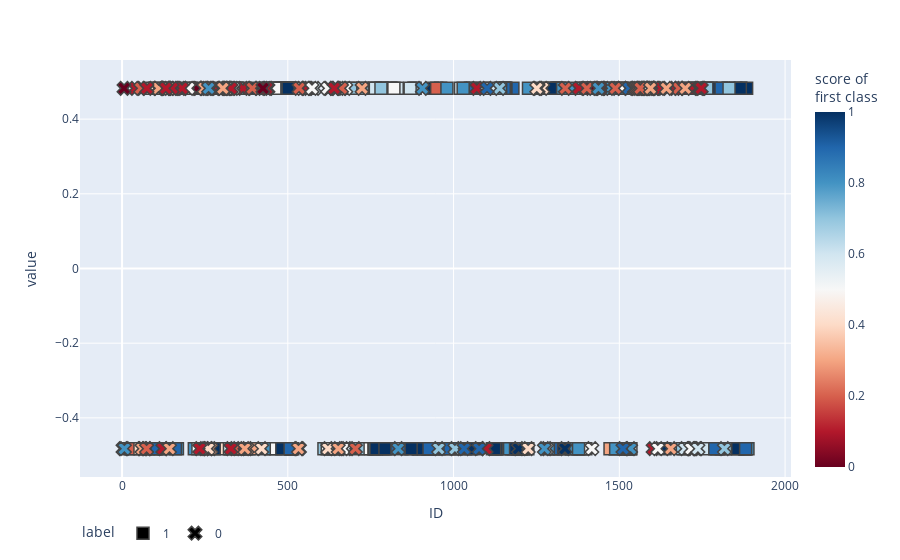

The notebook cell this image was saved under:
### Code cell
import plotly.express as px
import numpy as np
from sklearn.datasets import make_moons
from sklearn.model_selection import train_test_split
from sklearn.neighbors import KNeighborsClassifier

# Load and split data
outputs = df[drugs_columns]
X = df.copy().drop(outputs, axis=1)
X.drop(["Illegal_user"],axis=1, inplace=True)
# For 1 drug at a time. Need to manually change the value
X_train,X_test,y_train,y_test=train_test_split(X,df.Illegal_user,test_size=0.2,random_state=9)

# Fit the model on training data, predict on test data
clf = KNeighborsClassifier(10)
clf.fit(X_train, y_train)
y_score = clf.predict_proba(X_test)[:, 1]

fig = px.scatter(
    X_test.Gender,
    color=y_score, color_continuous_scale='RdBu',
    symbol=y_test, symbol_map={'0': 'square-dot', '1': 'circle-dot'},
    labels={'symbol': 'label', 'color': 'score of <br>first class'}
)
fig.update_traces(marker_size=12, marker_line_width=1.5)
fig.update_layout(legend_orientation='h')
fig.show()

### Figure 1 — Plotly figure (JSON) as saved in the notebook; plotly's stock layout.template omitted (floating-point values rounded to 4 significant figures; data arrays with more than 128 entries replaced by an {"elided": "..."} marker saying what was removed)
{"data": [{"hovertemplate": "label=1<br>ID=%{x}<br>value=%{y}<br>score of <br>first class=%{marker.color}<extra></extra>", "legendgroup": "1", "marker": {"color": {"elided": "228 float values"}, "coloraxis": "coloraxis", "line": {"width": 1.5}, "size": 12, "symbol": "square"}, "mode": "markers", "name": "1", "orientation": "v", "showlegend": true, "type": "scatter", "x": {"elided": "228 int values"}, "xaxis": "x", "y": {"elided": "228 float values"}, "yaxis": "y"}, {"hovertemplate": "label=0<br>ID=%{x}<br>value=%{y}<br>score of <br>first class=%{marker.color}<extra></extra>", "legendgroup": "0", "marker": {"color": {"elided": "148 float values"}, "coloraxis": "coloraxis", "line": {"width": 1.5}, "size": 12, "symbol": "x"}, "mode": "markers", "name": "0", "orientation": "v", "showlegend": true, "type": "scatter", "x": {"elided": "148 int values"}, "xaxis": "x", "y": {"elided": "148 float values"}, "yaxis": "y"}], "layout": {"autosize": true, "coloraxis": {"colorbar": {"title": {"text": "score of <br>first class"}}, "colorscale": [[0, "rgb(103,0,31)"], [0.1, "rgb(178,24,43)"], [0.2, "rgb(214,96,77)"], [0.3, "rgb(244,165,130)"], [0.4, "rgb(253,219,199)"], [0.5, "rgb(247,247,247)"], [0.6, "rgb(209,229,240)"], [0.7, "rgb(146,197,222)"], [0.8, "rgb(67,147,195)"], [0.9, "rgb(33,102,172)"], [1, "rgb(5,48,97)"]]}, "legend": {"orientation": "h", "title": {"text": "label"}, "tracegroupgap": 0}, "margin": {"t": 60}, "xaxis": {"anchor": "y", "autorange": true, "domain": [0, 1], "range": [-118.5, 2009.0], "title": {"text": "ID"}, "type": "linear"}, "yaxis": {"anchor": "x", "autorange": true, "domain": [0, 1], "range": [-0.58, 0.58], "title": {"text": "value"}, "type": "linear"}}}
